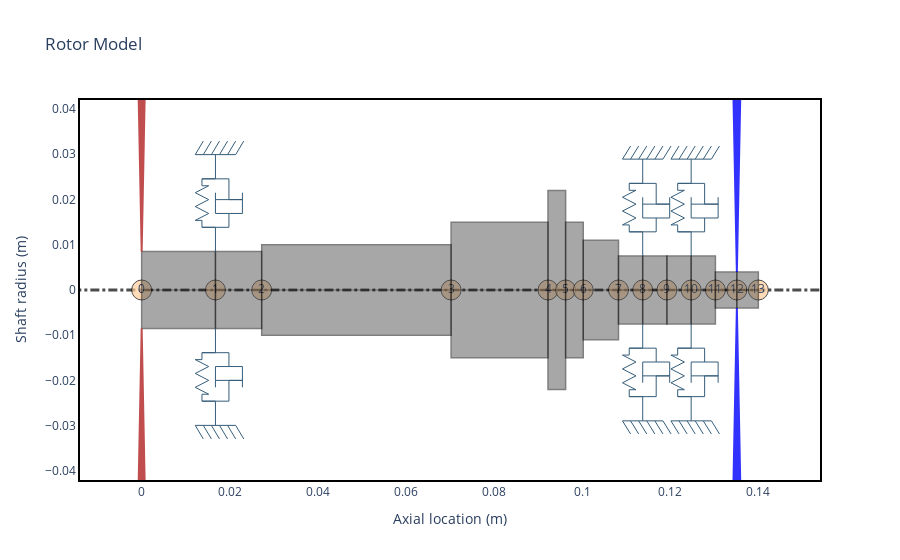

Source (notebook cell):
### Markdown cell above
### 3.6 - Final Rotor Assembly

### Code cell
# Moment approach
mermaid_rotor = rs.Rotor(
    shaft_elements=shaft_elements,
    bearing_elements=bearing_elements,
    disk_elements=rotor_elements,
)

print(f"Rotor Assemblt Polar Moment of Inertia: {mermaid_rotor.Ip}")

mermaid_rotor.plot_rotor()
